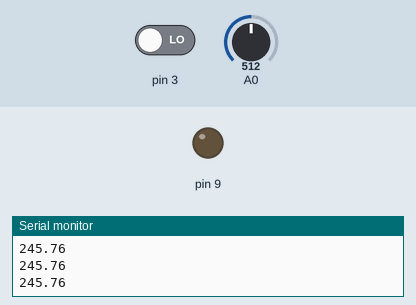
This sketch was run on a simulated Arduino Uno, built with avr-gcc and run on an emulated ATmega328P. Parts: output pins drawn as LEDs (lit = HIGH), the last lines printed to the serial monitor. The inputs (shaded band) are chosen by the test bench; at power-on: pin 3 LOW, A0 = 512.

Above: at 1.2 s.
1.3 s: pin 3 driven HIGH
At 1.45 s:
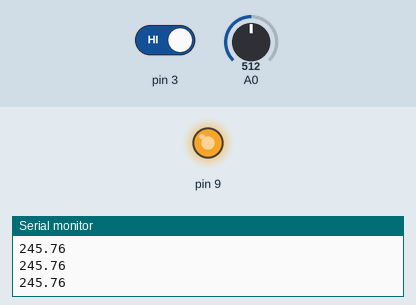
At 2.05 s:
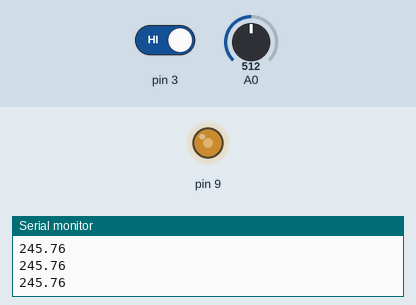
4.3 s: A0 set to 110
7.3 s: A0 set to 96
At 8.6 s:
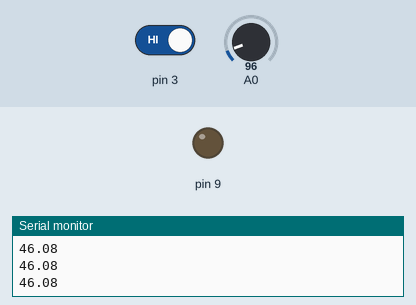
Timing chart, 0 to 10.3 s (numbered marks = the images above; inputs shaded):
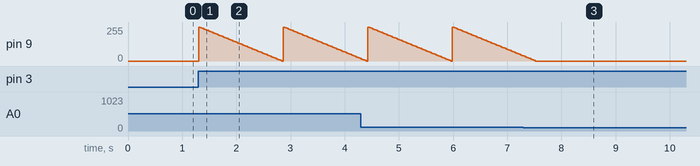

Measured:
- the behaviour switches between 105 and 104 on A0 (found by bisection; images 2 and 3)
- after the input at 1.3 s, pin 9: ramps from 255/255 to 0/255 and jumps back, once every 1.6 s
- after the input at 7.3 s, pin 9: goes on until 7.5 s, then stays 0/255

The sketch:

Spring18_3.ino
```cpp
int brightness = 0;

void setup()
{
  pinMode(9, OUTPUT);
  pinMode(3, INPUT);
  pinMode(A0, INPUT);
  Serial.begin(9600);
}

void loop()
{
  float temp = analogRead(A0);
  temp = temp * 0.48;
  Serial.println(temp);
  if (temp > 50){
    if (digitalRead(3) == HIGH){
   for (brightness = 255; brightness >= 0; brightness -= 5) {
    analogWrite(9, brightness);
    delay(30);
   }
    }
  }else{
    digitalWrite(9,LOW);
  }
  }
```
